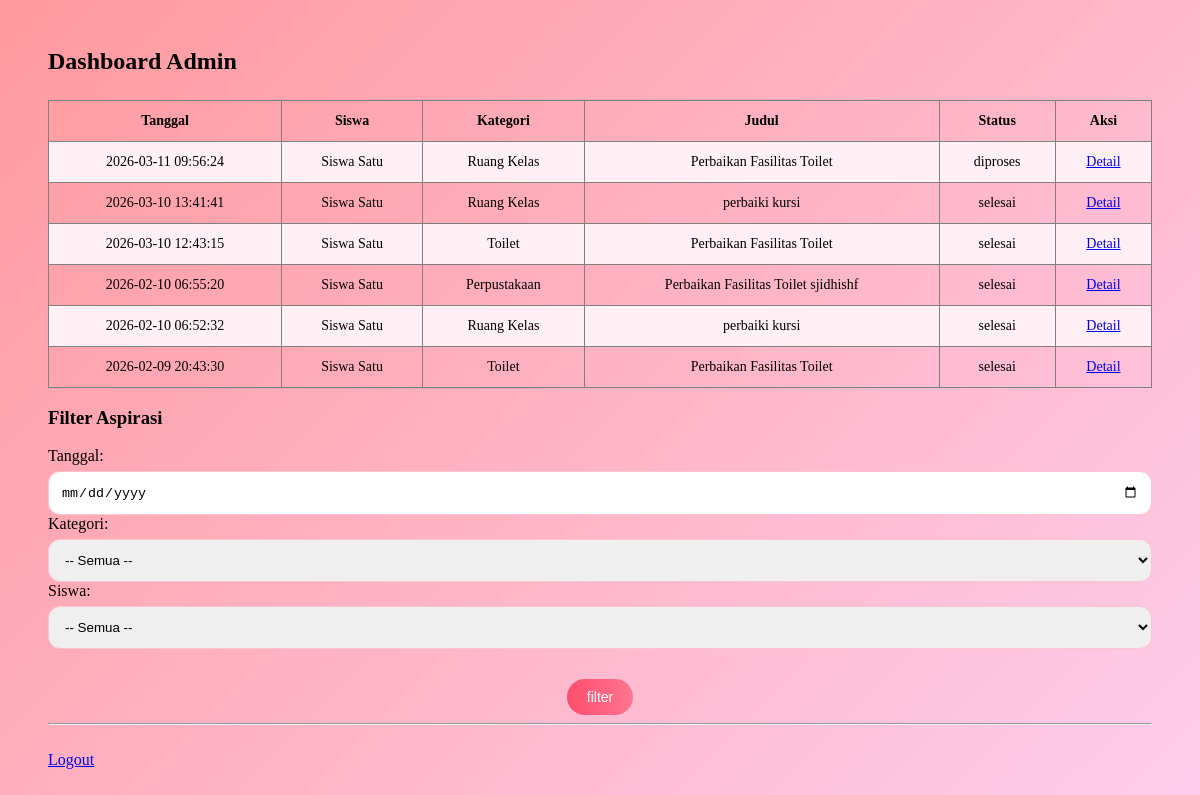
The page /Index.php?controller=AdminController&action=dashboard (signed in) on the database its author committed.
### tables this page shows
CREATE TABLE `aspirasi` (
  `id_aspirasi` int(11) NOT NULL,
  `id_user` int(11) NOT NULL,
  `id_kategori` int(11) NOT NULL,
  `judul` varchar(150) NOT NULL,
  `isi` text NOT NULL,
  `tanggal` datetime DEFAULT current_timestamp(),
  `status` enum('baru','diproses','selesai') DEFAULT 'baru'
);

CREATE TABLE `users` (
  `id_user` int(11) NOT NULL,
  `username` varchar(50) NOT NULL,
  `password` varchar(255) NOT NULL,
  `nama` varchar(100) NOT NULL,
  `role` enum('admin','siswa') NOT NULL
);

CREATE TABLE `kategori` (
  `id_kategori` int(11) NOT NULL,
  `nama_kategori` varchar(100) NOT NULL
);

### app/controllers/AdminController.php (called while the page is built, shortened)
<?php
require_once 'app/models/AspirasiModel.php';
class AdminController {
    public function dashboard() {
    require_once 'app/models/AspirasiModel.php';
    $model = new AspirasiModel();
    $tanggal  = $_GET['tanggal']  ?? '';
    $kategori = $_GET['kategori'] ?? '';
    $siswa    = $_GET['siswa']    ?? '';
    if ($tanggal || $kategori || $siswa) {
        $aspirasi = $model->filter($tanggal, $kategori, $siswa);
    } else {
        $aspirasi = $model->getAll();
    }
    include 'app/views/admin/Dashboard.php';
}
}

### Index.php (called while the page is built, shortened)
<?php
$action     = $_GET['action'] ?? 'index';
$obj = new $controller();
$obj->$action();

### app/models/Koneksi.php (called while the page is built, shortened)
<?php
class Koneksi {
    private $host = "localhost";
    private $user = "root";
    private $pass = "";
    private $db   = "pengaduan_sekolah";
    public function __construct() {
        $this->conn = new mysqli(
            $this->host,
            $this->user,
            $this->pass,
            $this->db
        );
    }
}

### app/models/AspirasiModel.php (called while the page is built, shortened)
<?php
require_once __DIR__ . '/Koneksi.php';
class AspirasiModel extends Koneksi {
    public function getAll() {
        $data = [];
        $query = "SELECT a.*, u.nama, k.nama_kategori
                  FROM aspirasi a
                  JOIN users u ON a.id_user = u.id_user
                  JOIN kategori k ON a.id_kategori = k.id_kategori
                  ORDER BY a.tanggal DESC";
        $result = $this->conn->query($query);
        while ($row = $result->fetch_assoc()) {
            $data[] = $row;
        }
        return $data;
    }
}

### app/views/admin/Dashboard.php (the view, shortened to what this page needs)
<h2>Dashboard Admin</h2>
<link rel="stylesheet" href="public/css/style.css">
<table border="1" cellpadding="5">
<tr>
    <th>Tanggal</th>
    <th>Siswa</th>
    <th>Kategori</th>
    <th>Judul</th>
    <th>Status</th>
    <th>Aksi</th>
</tr>
<?php foreach ($aspirasi as $a): ?>
<tr>
    <td><?= $a['tanggal']; ?></td>
    <td><?= $a['nama']; ?></td>
    <td><?= $a['nama_kategori']; ?></td>
    <td><?= $a['judul']; ?></td>
    <td><?= $a['status']; ?></td>
    <td>
        <a href="Index.php?controller=AdminController&action=detail&id=<?= $a['id_aspirasi']; ?>">
            Detail
        </a>
    </td>
</tr>
<?php endforeach; ?>
</table>
<h3>Filter Aspirasi</h3>
<form method="get" action="Index.php">
    Tanggal:
    <input type="date" name="tanggal">
    Kategori:
    <select name="kategori">
        <option value="">-- Semua --</option>
    </select>
    Siswa:
    <select name="siswa">
        <option value="">-- Semua --</option>
    </select>
    <div class="footer">
        <button class="btn btn-danger" type="submit">filter</button>
    </div>
<hr>
<br>
<a href="Index.php?controller=LoginController&action=logout">Logout</a>

### public/css/style.css (style rules this page uses)
.btn { border: none; padding: 10px 20px; border-radius: 25px; cursor: pointer; transition: .3s; font-size: 14px; text-decoration: none; }
.btn-danger { background: linear-gradient(to right,#ff4d6d,#ff758f); color: #fff; }
form input, form textarea, form select { width: 100%; padding: 12px; margin-top: 6px; border-radius: 12px; border: 1px solid #ffc2d1; outline: none; }
table { width: 100%; border-collapse: collapse; margin-top: 25px; }
table th, table td { padding: 12px; text-align: center; font-size: 14px; }
table tbody tr:nth-child(even) { background: #fff0f6; }
.footer { text-align: center; margin-top: 30px; font-size: 13px; color: #d63384; }

### rows shown on the page
aspirasi: tanggal "2026-03-11 09:56:24", id_user.nama "Siswa Satu", id_kategori.nama_kategori "Ruang Kelas", judul "Perbaikan Fasilitas Toilet", status "diproses"
aspirasi: tanggal "2026-03-10 13:41:41", id_user.nama "Siswa Satu", id_kategori.nama_kategori "Ruang Kelas", judul "perbaiki kursi", status "selesai"
aspirasi: tanggal "2026-03-10 12:43:15", id_user.nama "Siswa Satu", id_kategori.nama_kategori "Toilet", judul "Perbaikan Fasilitas Toilet", status "selesai"
aspirasi: tanggal "2026-02-10 06:55:20", id_user.nama "Siswa Satu", id_kategori.nama_kategori "Perpustakaan", judul "Perbaikan Fasilitas Toilet sjidhishf", status "selesai"
aspirasi: tanggal "2026-02-10 06:52:32", id_user.nama "Siswa Satu", id_kategori.nama_kategori "Ruang Kelas", judul "perbaiki kursi", status "selesai"
aspirasi: tanggal "2026-02-09 20:43:30", id_user.nama "Siswa Satu", id_kategori.nama_kategori "Toilet", judul "Perbaikan Fasilitas Toilet", status "selesai"
